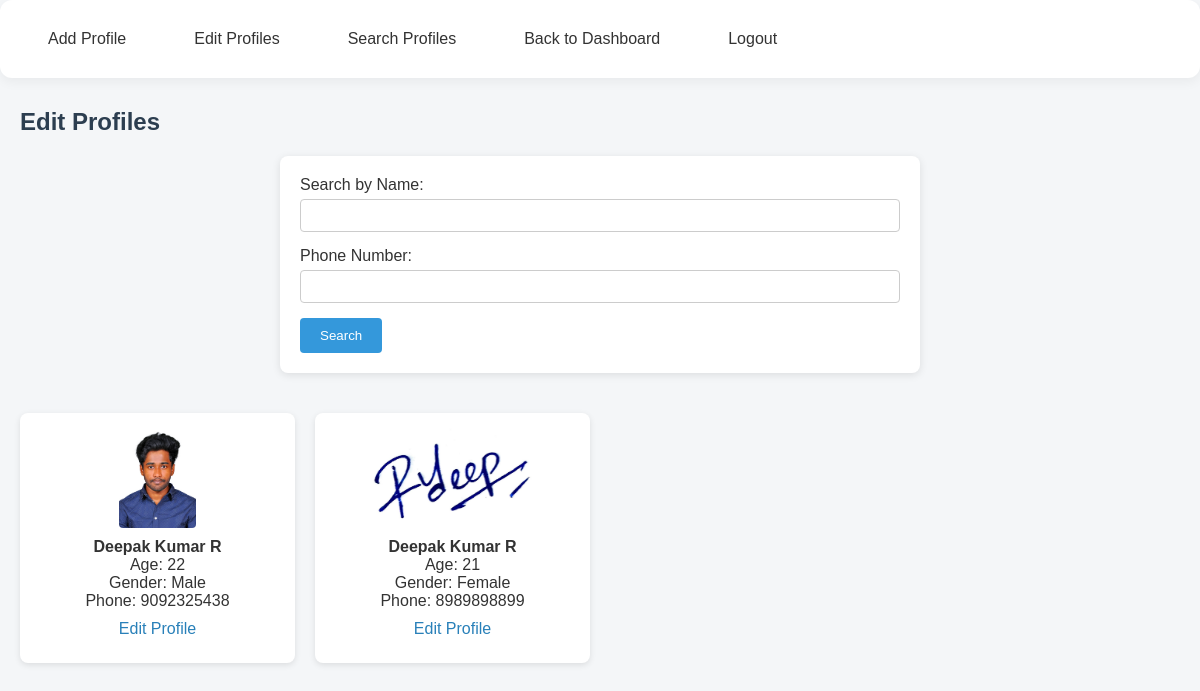
The page /edit_profiles (signed in) on the database its author committed.
### models.py (models this page shows)
class Profile(db.Model):
    id = db.Column(db.Integer, primary_key=True)
    full_name = db.Column(db.String(100), nullable=False)
    age = db.Column(db.Integer, nullable=False)
    gender = db.Column(db.String(10), nullable=False)
    caste = db.Column(db.String(50), nullable=True)
    religion = db.Column(db.String(50), nullable=True)
    mother_tongue = db.Column(db.String(50), nullable=True)
    education = db.Column(db.String(100), nullable=True)
    occupation = db.Column(db.String(100), nullable=True)
    income = db.Column(db.String(50), nullable=True)
    diet = db.Column(db.String(50), nullable=True)
    smoking = db.Column(db.String(20), nullable=True)
    drinking = db.Column(db.String(20), nullable=True)
    location = db.Column(db.String(100), nullable=True)
    city = db.Column(db.String(50), nullable=True)
    state = db.Column(db.String(50), nullable=True)
    country = db.Column(db.String(50), nullable=True)
    phone = db.Column(db.String(20), nullable=True)
    email = db.Column(db.String(100), nullable=True)
    photo_filename = db.Column(db.String(100), nullable=True)

### app.py (the view, shortened to what this page needs)
@app.route('/edit_profiles', methods=['GET', 'POST'])
@login_required
def edit_profiles():
    search_name = ''
    search_phone = ''
    query = Profile.query
    profiles = query.all()
    return render_template('edit_profiles.html', profiles=profiles, search_name=search_name, search_phone=search_phone)

### app.py (called while the page is built)
@login_manager.user_loader
def load_user(user_id):
    return Admin.query.get(int(user_id))

### templates/edit_profiles.html (shortened to what this page needs)
<head>
    <link rel="stylesheet" href="{{ url_for('static', filename='style.css') }}">
</head>
{% include 'navbar.html' %}
<h2>Edit Profiles</h2>
<form method="POST">
    Search by Name: <input type="text" name="search_name" value="{{ search_name }}">
    Phone Number: <input type="text" name="search_phone" value="{{ search_phone }}">
    <button type="submit">Search</button>
</form>
<div class="profile-grid">
    {% for profile in profiles %}
    <div style="margin-bottom: 20px;" class="profile-card">
        {% if profile.photo_filename %}
            <img src="{{ url_for('static', filename='uploads/' + profile.photo_filename) }}" height="100"><br>
        {% else %}
            <em>No photo</em><br>
        {% endif %}
        <strong>{{ profile.full_name }}</strong><br>
        Age: {{ profile.age }}<br>
        Gender: {{ profile.gender }}<br>
        Phone: {{profile.phone}}<br>
        <a href="{{ url_for('edit_profile', profile_id=profile.id) }}">Edit Profile</a>
    </div>
{% endfor %}
</div>

### static/style.css (style rules this page uses)
h2, h3 { color: #2c3e50; margin-left: 20px; }
form { background-color: #ffffff; padding: 20px; margin: 20px auto; max-width: 600px; border-radius: 8px; box-shadow: 0 2px 8px rgba(0,0,0,0.1); }
input[type="text"], input[type="number"], input[type="password"], input[type="email"], input[type="file"], select { width: 100%; padding: 8px; margin-top: 5px; margin-bottom: 15px; border: 1px solid #ccc; border-radius: 4px; box-sizing: border-box; }
button,input[type="submit"] { background-color: #3498db; color: white; padding: 10px 20px; border: none; border-radius: 4px; cursor: pointer; }
a { color: #2980b9; text-decoration: none; margin: 10px; display: inline-block; }
.profile-grid { display: grid; grid-template-columns: repeat(auto-fill, minmax(250px, 1fr)); gap: 20px; padding: 20px; }
.profile-card { background-color: white; border-radius: 8px; padding: 15px; box-shadow: 0 2px 6px rgba(0,0,0,0.1); text-align: center; }
.profile-card img { border-radius: 4px; margin-bottom: 10px; }

### rows shown on the page
Profile: photo_filename (picture), full_name "Deepak Kumar R", age "22", gender "Male", phone "9092325438"
Profile: photo_filename (picture), full_name "Deepak Kumar R", age "21", gender "Female", phone "8989898899"
